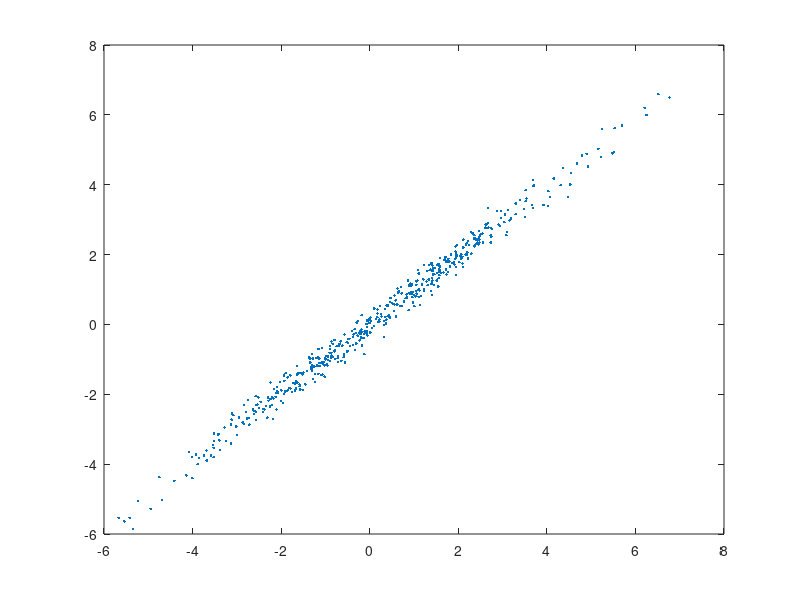

The MATLAB source for this figure: (Note: this script raises an error after producing the figure.)
% Another example of using SVM for linear regression
% This is better one

clear all

N = 1000; 
t = randn(N,10);
x = normalize(t);			% x is normalized t
w = randn(10, 1);			% random weights for multilinear regression

y = x * w + 0.25*randn(N,1);	% predicted variable % use t in place of x if you like

% train svm using first half of the data
model = svmtrain(y(1:N/2),x(1:N/2,:),['-s 4 -t 0 -h 0']);
% predict on the other half
z = svmpredict(y(N/2+1:end),x(N/2+1:end,:),model);
% % get weights of 
% w_svm = model.SVs' * model.sv_coef
% b_svm = -model.rho
% % display original weights
% w

% plot predicted vs. original or whatever you like
figure('color','w'); plot(z, y(N/2+1:end), '.'); 
robustdemo(z, y(N/2+1:end))
% axis equal;axis square;
% figure('color','w'); plot(z - y(N/2+1:end), '.');
% figure('color','w');
% plot(x(1:N/2,:), y(1:N/2),'b.');
% hold on;
% plot(x(N/2+1:end,:), z, 'r.');
% legend('training','test');
% xlabel('x');
% ylabel('y');